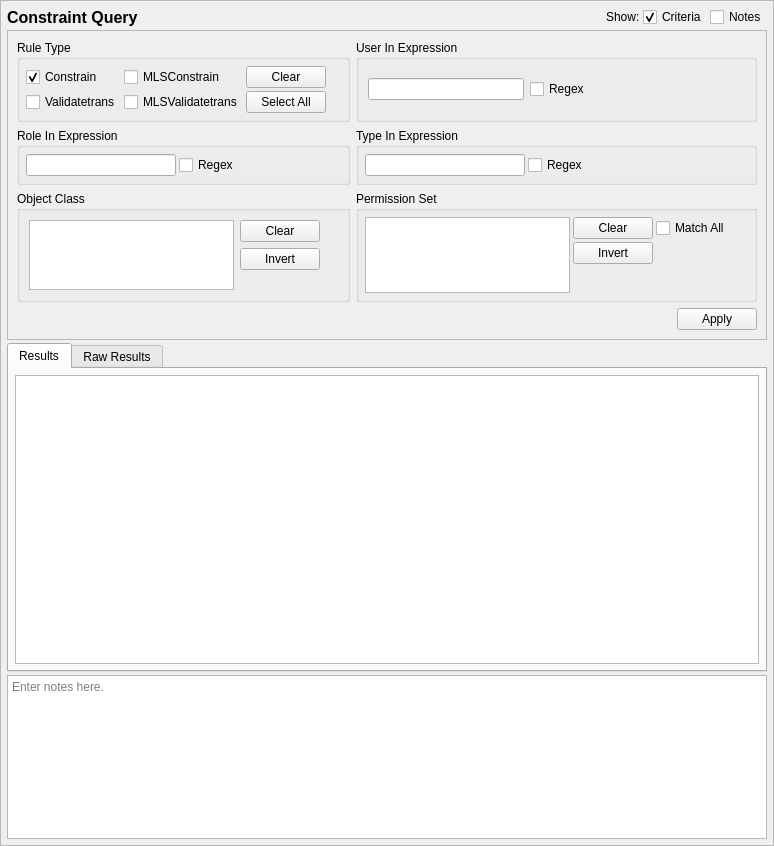
<?xml version="1.0" encoding="UTF-8"?>
<ui version="4.0">
 <class>ConstraintQueryTab_ui</class>
 <widget class="QScrollArea" name="ConstraintQueryTab_ui">
  <property name="geometry">
   <rect>
    <x>0</x>
    <y>0</y>
    <width>774</width>
    <height>846</height>
   </rect>
  </property>
  <property name="sizeAdjustPolicy">
   <enum>QAbstractScrollArea::AdjustToContents</enum>
  </property>
  <property name="widgetResizable">
   <bool>true</bool>
  </property>
  <widget class="QWidget" name="contents">
   <property name="geometry">
    <rect>
     <x>0</x>
     <y>0</y>
     <width>772</width>
     <height>844</height>
    </rect>
   </property>
   <property name="minimumSize">
    <size>
     <width>0</width>
     <height>0</height>
    </size>
   </property>
   <layout class="QGridLayout" name="gridLayout_9">
    <property name="leftMargin">
     <number>6</number>
    </property>
    <property name="topMargin">
     <number>6</number>
    </property>
    <property name="rightMargin">
     <number>6</number>
    </property>
    <property name="bottomMargin">
     <number>6</number>
    </property>
    <property name="spacing">
     <number>3</number>
    </property>
    <item row="0" column="3">
     <widget class="QCheckBox" name="criteria_expander">
      <property name="toolTip">
       <string>Show or hide the search criteria (no settings are lost)</string>
      </property>
      <property name="text">
       <string>Criteria</string>
      </property>
      <property name="checked">
       <bool>true</bool>
      </property>
     </widget>
    </item>
    <item row="0" column="0">
     <widget class="QLabel" name="label">
      <property name="sizePolicy">
       <sizepolicy hsizetype="Preferred" vsizetype="Fixed">
        <horstretch>0</horstretch>
        <verstretch>0</verstretch>
       </sizepolicy>
      </property>
      <property name="maximumSize">
       <size>
        <width>16777215</width>
        <height>20</height>
       </size>
      </property>
      <property name="font">
       <font>
        <pointsize>12</pointsize>
        <weight>75</weight>
        <bold>true</bold>
       </font>
      </property>
      <property name="text">
       <string>Constraint Query</string>
      </property>
     </widget>
    </item>
    <item row="0" column="1">
     <spacer name="horizontalSpacer_8">
      <property name="orientation">
       <enum>Qt::Horizontal</enum>
      </property>
      <property name="sizeHint" stdset="0">
       <size>
        <width>40</width>
        <height>20</height>
       </size>
      </property>
     </spacer>
    </item>
    <item row="5" column="0" colspan="5">
     <widget class="QTextEdit" name="notes">
      <property name="sizePolicy">
       <sizepolicy hsizetype="Preferred" vsizetype="Preferred">
        <horstretch>0</horstretch>
        <verstretch>1</verstretch>
       </sizepolicy>
      </property>
      <property name="minimumSize">
       <size>
        <width>0</width>
        <height>80</height>
       </size>
      </property>
      <property name="toolTip">
       <string>Optionally enter notes here about the query.</string>
      </property>
      <property name="placeholderText">
       <string>Enter notes here.</string>
      </property>
     </widget>
    </item>
    <item row="0" column="4">
     <widget class="QCheckBox" name="notes_expander">
      <property name="toolTip">
       <string>Show or hide the notes field (no data is lost)</string>
      </property>
      <property name="text">
       <string>Notes</string>
      </property>
     </widget>
    </item>
    <item row="4" column="0" colspan="5">
     <widget class="QTabWidget" name="results_frame">
      <property name="sizePolicy">
       <sizepolicy hsizetype="Preferred" vsizetype="MinimumExpanding">
        <horstretch>0</horstretch>
        <verstretch>2</verstretch>
       </sizepolicy>
      </property>
      <property name="currentIndex">
       <number>0</number>
      </property>
      <widget class="QWidget" name="results_framePage1">
       <property name="sizePolicy">
        <sizepolicy hsizetype="Preferred" vsizetype="MinimumExpanding">
         <horstretch>0</horstretch>
         <verstretch>0</verstretch>
        </sizepolicy>
       </property>
       <attribute name="title">
        <string>Results</string>
       </attribute>
       <layout class="QVBoxLayout" name="verticalLayout_3">
        <property name="leftMargin">
         <number>6</number>
        </property>
        <property name="topMargin">
         <number>6</number>
        </property>
        <property name="rightMargin">
         <number>6</number>
        </property>
        <property name="bottomMargin">
         <number>6</number>
        </property>
        <item>
         <widget class="SEToolsTableView" name="table_results">
          <property name="sizePolicy">
           <sizepolicy hsizetype="Preferred" vsizetype="MinimumExpanding">
            <horstretch>0</horstretch>
            <verstretch>0</verstretch>
           </sizepolicy>
          </property>
          <property name="sizeAdjustPolicy">
           <enum>QAbstractScrollArea::AdjustIgnored</enum>
          </property>
          <property name="alternatingRowColors">
           <bool>true</bool>
          </property>
          <property name="sortingEnabled">
           <bool>true</bool>
          </property>
         </widget>
        </item>
       </layout>
      </widget>
      <widget class="QWidget" name="results_framePage2">
       <property name="sizePolicy">
        <sizepolicy hsizetype="Preferred" vsizetype="MinimumExpanding">
         <horstretch>0</horstretch>
         <verstretch>0</verstretch>
        </sizepolicy>
       </property>
       <attribute name="title">
        <string>Raw Results</string>
       </attribute>
       <layout class="QVBoxLayout" name="verticalLayout_2">
        <property name="leftMargin">
         <number>6</number>
        </property>
        <property name="topMargin">
         <number>6</number>
        </property>
        <property name="rightMargin">
         <number>6</number>
        </property>
        <property name="bottomMargin">
         <number>6</number>
        </property>
        <item>
         <widget class="QPlainTextEdit" name="raw_results">
          <property name="sizePolicy">
           <sizepolicy hsizetype="Preferred" vsizetype="MinimumExpanding">
            <horstretch>0</horstretch>
            <verstretch>0</verstretch>
           </sizepolicy>
          </property>
          <property name="minimumSize">
           <size>
            <width>0</width>
            <height>0</height>
           </size>
          </property>
          <property name="font">
           <font>
            <family>Monospace</family>
           </font>
          </property>
          <property name="documentTitle">
           <string/>
          </property>
          <property name="lineWrapMode">
           <enum>QPlainTextEdit::NoWrap</enum>
          </property>
          <property name="readOnly">
           <bool>true</bool>
          </property>
         </widget>
        </item>
       </layout>
      </widget>
     </widget>
    </item>
    <item row="0" column="2">
     <widget class="QLabel" name="label_2">
      <property name="sizePolicy">
       <sizepolicy hsizetype="Preferred" vsizetype="Fixed">
        <horstretch>0</horstretch>
        <verstretch>0</verstretch>
       </sizepolicy>
      </property>
      <property name="text">
       <string>Show:</string>
      </property>
     </widget>
    </item>
    <item row="1" column="0" colspan="5">
     <widget class="QFrame" name="criteria_frame">
      <property name="sizePolicy">
       <sizepolicy hsizetype="Preferred" vsizetype="Preferred">
        <horstretch>0</horstretch>
        <verstretch>1</verstretch>
       </sizepolicy>
      </property>
      <property name="maximumSize">
       <size>
        <width>16777215</width>
        <height>16777215</height>
       </size>
      </property>
      <property name="frameShape">
       <enum>QFrame::StyledPanel</enum>
      </property>
      <property name="frameShadow">
       <enum>QFrame::Raised</enum>
      </property>
      <layout class="QGridLayout" name="gridLayout_3">
       <item row="0" column="0" colspan="2">
        <widget class="QGroupBox" name="ruletype_criteria">
         <property name="sizePolicy">
          <sizepolicy hsizetype="Preferred" vsizetype="Preferred">
           <horstretch>0</horstretch>
           <verstretch>0</verstretch>
          </sizepolicy>
         </property>
         <property name="maximumSize">
          <size>
           <width>16777215</width>
           <height>150</height>
          </size>
         </property>
         <property name="title">
          <string>Rule Type</string>
         </property>
         <layout class="QGridLayout" name="gridLayout">
          <property name="leftMargin">
           <number>6</number>
          </property>
          <property name="topMargin">
           <number>6</number>
          </property>
          <property name="rightMargin">
           <number>6</number>
          </property>
          <property name="bottomMargin">
           <number>6</number>
          </property>
          <property name="spacing">
           <number>3</number>
          </property>
          <item row="1" column="1">
           <widget class="QCheckBox" name="mlsvalidatetrans">
            <property name="text">
             <string>MLSValidatetrans</string>
            </property>
           </widget>
          </item>
          <item row="0" column="1">
           <widget class="QCheckBox" name="mlsconstrain">
            <property name="text">
             <string>MLSConstrain</string>
            </property>
           </widget>
          </item>
          <item row="0" column="5">
           <spacer name="horizontalSpacer">
            <property name="orientation">
             <enum>Qt::Horizontal</enum>
            </property>
            <property name="sizeHint" stdset="0">
             <size>
              <width>40</width>
              <height>20</height>
             </size>
            </property>
           </spacer>
          </item>
          <item row="1" column="4">
           <widget class="QPushButton" name="all_ruletypes">
            <property name="text">
             <string>Select All</string>
            </property>
           </widget>
          </item>
          <item row="0" column="0">
           <widget class="QCheckBox" name="constrain">
            <property name="text">
             <string>Constrain</string>
            </property>
            <property name="checked">
             <bool>true</bool>
            </property>
           </widget>
          </item>
          <item row="0" column="4">
           <widget class="QPushButton" name="clear_ruletypes">
            <property name="text">
             <string>Clear</string>
            </property>
            <property name="checkable">
             <bool>false</bool>
            </property>
           </widget>
          </item>
          <item row="1" column="0">
           <widget class="QCheckBox" name="validatetrans">
            <property name="text">
             <string>Validatetrans</string>
            </property>
            <property name="checked">
             <bool>false</bool>
            </property>
           </widget>
          </item>
         </layout>
        </widget>
       </item>
       <item row="1" column="0" colspan="2">
        <widget class="QGroupBox" name="role_criteria">
         <property name="maximumSize">
          <size>
           <width>16777215</width>
           <height>100</height>
          </size>
         </property>
         <property name="title">
          <string>Role In Expression</string>
         </property>
         <layout class="QGridLayout" name="gridLayout_2">
          <property name="leftMargin">
           <number>6</number>
          </property>
          <property name="topMargin">
           <number>6</number>
          </property>
          <property name="rightMargin">
           <number>6</number>
          </property>
          <property name="bottomMargin">
           <number>6</number>
          </property>
          <property name="spacing">
           <number>3</number>
          </property>
          <item row="0" column="0">
           <widget class="QLineEdit" name="role">
            <property name="sizePolicy">
             <sizepolicy hsizetype="Expanding" vsizetype="Fixed">
              <horstretch>0</horstretch>
              <verstretch>0</verstretch>
             </sizepolicy>
            </property>
            <property name="minimumSize">
             <size>
              <width>150</width>
              <height>0</height>
             </size>
            </property>
            <property name="maximumSize">
             <size>
              <width>250</width>
              <height>16777215</height>
             </size>
            </property>
           </widget>
          </item>
          <item row="0" column="2">
           <spacer name="horizontalSpacer_6">
            <property name="orientation">
             <enum>Qt::Horizontal</enum>
            </property>
            <property name="sizeHint" stdset="0">
             <size>
              <width>40</width>
              <height>20</height>
             </size>
            </property>
           </spacer>
          </item>
          <item row="0" column="1">
           <widget class="QCheckBox" name="role_regex">
            <property name="enabled">
             <bool>true</bool>
            </property>
            <property name="toolTip">
             <string>Use regular expressions to match the context's role.</string>
            </property>
            <property name="text">
             <string>Regex</string>
            </property>
           </widget>
          </item>
         </layout>
        </widget>
       </item>
       <item row="3" column="1" colspan="3">
        <widget class="QDialogButtonBox" name="buttonBox">
         <property name="standardButtons">
          <set>QDialogButtonBox::Apply</set>
         </property>
        </widget>
       </item>
       <item row="2" column="0" colspan="2">
        <widget class="QGroupBox" name="class_criteria">
         <property name="title">
          <string>Object Class</string>
         </property>
         <layout class="QGridLayout" name="gridLayout_4">
          <item row="0" column="0" rowspan="3" colspan="2">
           <widget class="QListView" name="tclass">
            <property name="sizePolicy">
             <sizepolicy hsizetype="Expanding" vsizetype="Preferred">
              <horstretch>0</horstretch>
              <verstretch>0</verstretch>
             </sizepolicy>
            </property>
            <property name="maximumSize">
             <size>
              <width>250</width>
              <height>16777215</height>
             </size>
            </property>
            <property name="toolTip">
             <string>Match the object class of the constraint.</string>
            </property>
            <property name="selectionMode">
             <enum>QAbstractItemView::ExtendedSelection</enum>
            </property>
           </widget>
          </item>
          <item row="0" column="2">
           <widget class="QPushButton" name="clear_class">
            <property name="text">
             <string>Clear</string>
            </property>
           </widget>
          </item>
          <item row="0" column="3">
           <spacer name="horizontalSpacer_4">
            <property name="orientation">
             <enum>Qt::Horizontal</enum>
            </property>
            <property name="sizeHint" stdset="0">
             <size>
              <width>40</width>
              <height>20</height>
             </size>
            </property>
           </spacer>
          </item>
          <item row="2" column="2">
           <spacer name="verticalSpacer_2">
            <property name="orientation">
             <enum>Qt::Vertical</enum>
            </property>
            <property name="sizeHint" stdset="0">
             <size>
              <width>20</width>
              <height>40</height>
             </size>
            </property>
           </spacer>
          </item>
          <item row="1" column="2">
           <widget class="QPushButton" name="invert_class">
            <property name="text">
             <string>Invert</string>
            </property>
           </widget>
          </item>
         </layout>
        </widget>
       </item>
       <item row="1" column="2" colspan="2">
        <widget class="QGroupBox" name="type_criteria">
         <property name="maximumSize">
          <size>
           <width>16777215</width>
           <height>100</height>
          </size>
         </property>
         <property name="title">
          <string>Type In Expression</string>
         </property>
         <layout class="QGridLayout" name="gridLayout_5">
          <property name="leftMargin">
           <number>6</number>
          </property>
          <property name="topMargin">
           <number>6</number>
          </property>
          <property name="rightMargin">
           <number>6</number>
          </property>
          <property name="bottomMargin">
           <number>6</number>
          </property>
          <property name="spacing">
           <number>3</number>
          </property>
          <item row="0" column="1">
           <widget class="QLineEdit" name="type_">
            <property name="sizePolicy">
             <sizepolicy hsizetype="Expanding" vsizetype="Fixed">
              <horstretch>0</horstretch>
              <verstretch>0</verstretch>
             </sizepolicy>
            </property>
            <property name="minimumSize">
             <size>
              <width>150</width>
              <height>0</height>
             </size>
            </property>
            <property name="maximumSize">
             <size>
              <width>250</width>
              <height>16777215</height>
             </size>
            </property>
           </widget>
          </item>
          <item row="0" column="3">
           <spacer name="horizontalSpacer_7">
            <property name="orientation">
             <enum>Qt::Horizontal</enum>
            </property>
            <property name="sizeHint" stdset="0">
             <size>
              <width>40</width>
              <height>20</height>
             </size>
            </property>
           </spacer>
          </item>
          <item row="0" column="2">
           <widget class="QCheckBox" name="type_regex">
            <property name="toolTip">
             <string>Use regular expressions to match the context's type.</string>
            </property>
            <property name="text">
             <string>Regex</string>
            </property>
           </widget>
          </item>
         </layout>
        </widget>
       </item>
       <item row="2" column="2" colspan="2">
        <widget class="QGroupBox" name="perms_criteria">
         <property name="title">
          <string>Permission Set</string>
         </property>
         <layout class="QGridLayout" name="gridLayout_6">
          <property name="leftMargin">
           <number>6</number>
          </property>
          <property name="topMargin">
           <number>6</number>
          </property>
          <property name="rightMargin">
           <number>6</number>
          </property>
          <property name="bottomMargin">
           <number>6</number>
          </property>
          <property name="spacing">
           <number>3</number>
          </property>
          <item row="1" column="2">
           <widget class="QPushButton" name="invert_perms">
            <property name="text">
             <string>Invert</string>
            </property>
           </widget>
          </item>
          <item row="0" column="2">
           <widget class="QPushButton" name="clear_perms">
            <property name="text">
             <string>Clear</string>
            </property>
           </widget>
          </item>
          <item row="0" column="4">
           <spacer name="horizontalSpacer_5">
            <property name="orientation">
             <enum>Qt::Horizontal</enum>
            </property>
            <property name="sizeHint" stdset="0">
             <size>
              <width>40</width>
              <height>20</height>
             </size>
            </property>
           </spacer>
          </item>
          <item row="0" column="3">
           <widget class="QCheckBox" name="perms_subset">
            <property name="toolTip">
             <string>A matching rule will have all of the selected permissions.</string>
            </property>
            <property name="text">
             <string>Match All</string>
            </property>
           </widget>
          </item>
          <item row="2" column="2">
           <spacer name="verticalSpacer">
            <property name="orientation">
             <enum>Qt::Vertical</enum>
            </property>
            <property name="sizeHint" stdset="0">
             <size>
              <width>20</width>
              <height>40</height>
             </size>
            </property>
           </spacer>
          </item>
          <item row="0" column="0" rowspan="3" colspan="2">
           <widget class="QListView" name="perms">
            <property name="sizePolicy">
             <sizepolicy hsizetype="Expanding" vsizetype="Preferred">
              <horstretch>0</horstretch>
              <verstretch>0</verstretch>
             </sizepolicy>
            </property>
            <property name="maximumSize">
             <size>
              <width>250</width>
              <height>16777215</height>
             </size>
            </property>
            <property name="toolTip">
             <string>The list of permissions common to selected object classes.</string>
            </property>
            <property name="selectionMode">
             <enum>QAbstractItemView::ExtendedSelection</enum>
            </property>
           </widget>
          </item>
         </layout>
        </widget>
       </item>
       <item row="0" column="2" colspan="2">
        <widget class="QGroupBox" name="user_critera">
         <property name="title">
          <string>User In Expression</string>
         </property>
         <layout class="QGridLayout" name="gridLayout_7">
          <item row="0" column="0">
           <widget class="QLineEdit" name="user">
            <property name="sizePolicy">
             <sizepolicy hsizetype="Expanding" vsizetype="Fixed">
              <horstretch>0</horstretch>
              <verstretch>0</verstretch>
             </sizepolicy>
            </property>
            <property name="minimumSize">
             <size>
              <width>150</width>
              <height>0</height>
             </size>
            </property>
            <property name="maximumSize">
             <size>
              <width>250</width>
              <height>16777215</height>
             </size>
            </property>
           </widget>
          </item>
          <item row="0" column="1">
           <widget class="QCheckBox" name="user_regex">
            <property name="enabled">
             <bool>true</bool>
            </property>
            <property name="toolTip">
             <string>Use regular expressions to match the context's role.</string>
            </property>
            <property name="text">
             <string>Regex</string>
            </property>
           </widget>
          </item>
          <item row="0" column="2">
           <spacer name="horizontalSpacer_2">
            <property name="orientation">
             <enum>Qt::Horizontal</enum>
            </property>
            <property name="sizeHint" stdset="0">
             <size>
              <width>133</width>
              <height>20</height>
             </size>
            </property>
           </spacer>
          </item>
         </layout>
        </widget>
       </item>
      </layout>
     </widget>
    </item>
   </layout>
  </widget>
 </widget>
 <customwidgets>
  <customwidget>
   <class>SEToolsTableView</class>
   <extends>QTableView</extends>
   <header>setoolsgui/tableview.h</header>
  </customwidget>
 </customwidgets>
 <tabstops>
  <tabstop>criteria_expander</tabstop>
  <tabstop>notes_expander</tabstop>
  <tabstop>constrain</tabstop>
  <tabstop>mlsconstrain</tabstop>
  <tabstop>validatetrans</tabstop>
  <tabstop>mlsvalidatetrans</tabstop>
  <tabstop>clear_ruletypes</tabstop>
  <tabstop>all_ruletypes</tabstop>
  <tabstop>role</tabstop>
  <tabstop>type_</tabstop>
  <tabstop>clear_class</tabstop>
  <tabstop>invert_class</tabstop>
  <tabstop>perms</tabstop>
  <tabstop>clear_perms</tabstop>
  <tabstop>invert_perms</tabstop>
  <tabstop>perms_subset</tabstop>
  <tabstop>results_frame</tabstop>
  <tabstop>table_results</tabstop>
  <tabstop>raw_results</tabstop>
  <tabstop>notes</tabstop>
 </tabstops>
 <resources/>
 <connections>
  <connection>
   <sender>criteria_expander</sender>
   <signal>toggled(bool)</signal>
   <receiver>criteria_frame</receiver>
   <slot>setVisible(bool)</slot>
   <hints>
    <hint type="sourcelabel">
     <x>629</x>
     <y>16</y>
    </hint>
    <hint type="destinationlabel">
     <x>379</x>
     <y>239</y>
    </hint>
   </hints>
  </connection>
  <connection>
   <sender>notes_expander</sender>
   <signal>toggled(bool)</signal>
   <receiver>notes</receiver>
   <slot>setVisible(bool)</slot>
   <hints>
    <hint type="sourcelabel">
     <x>735</x>
     <y>16</y>
    </hint>
    <hint type="destinationlabel">
     <x>386</x>
     <y>776</y>
    </hint>
   </hints>
  </connection>
  <connection>
   <sender>clear_perms</sender>
   <signal>clicked()</signal>
   <receiver>perms</receiver>
   <slot>clearSelection()</slot>
   <hints>
    <hint type="sourcelabel">
     <x>565</x>
     <y>312</y>
    </hint>
    <hint type="destinationlabel">
     <x>448</x>
     <y>330</y>
    </hint>
   </hints>
  </connection>
  <connection>
   <sender>clear_class</sender>
   <signal>clicked()</signal>
   <receiver>tclass</receiver>
   <slot>clearSelection()</slot>
   <hints>
    <hint type="sourcelabel">
     <x>282</x>
     <y>230</y>
    </hint>
    <hint type="destinationlabel">
     <x>132</x>
     <y>254</y>
    </hint>
   </hints>
  </connection>
 </connections>
</ui>
